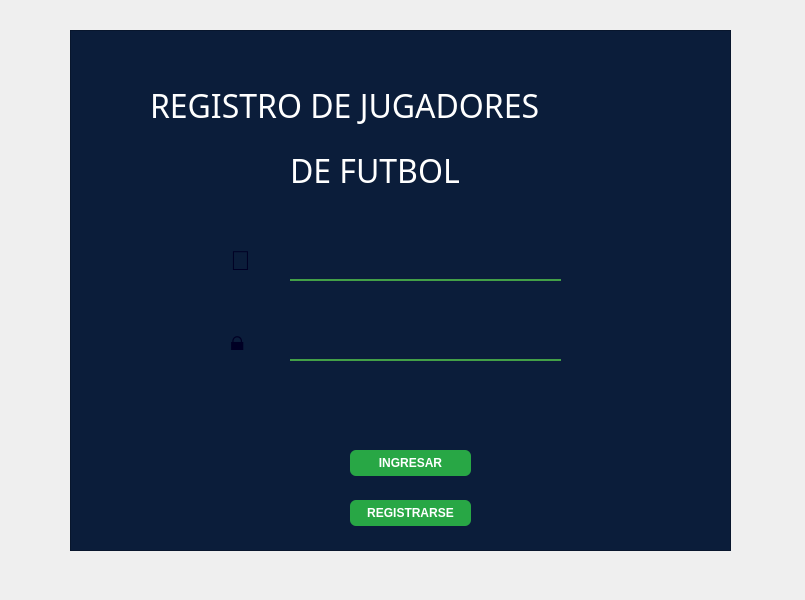
<?xml version="1.0" encoding="UTF-8"?>
<ui version="4.0">
 <class>Dialog</class>
 <widget class="QDialog" name="Dialog">
  <property name="geometry">
   <rect>
    <x>0</x>
    <y>0</y>
    <width>805</width>
    <height>600</height>
   </rect>
  </property>
  <property name="windowTitle">
   <string>Dialog</string>
  </property>
  <property name="styleSheet">
   <string notr="true">COLOR:rgb(0, 0, 36);</string>
  </property>
  <widget class="QTextBrowser" name="textBrowser">
   <property name="geometry">
    <rect>
     <x>70</x>
     <y>30</y>
     <width>661</width>
     <height>521</height>
    </rect>
   </property>
   <property name="styleSheet">
    <string notr="true">QWidget { background-color: #0b1d3a; /* fondo oscuro */ }
</string>
   </property>
  </widget>
  <widget class="QLabel" name="label">
   <property name="geometry">
    <rect>
     <x>230</x>
     <y>240</y>
     <width>49</width>
     <height>41</height>
    </rect>
   </property>
   <property name="font">
    <font>
     <pointsize>20</pointsize>
    </font>
   </property>
   <property name="text">
    <string>👤</string>
   </property>
  </widget>
  <widget class="QLabel" name="label_2">
   <property name="geometry">
    <rect>
     <x>230</x>
     <y>320</y>
     <width>49</width>
     <height>41</height>
    </rect>
   </property>
   <property name="font">
    <font>
     <pointsize>20</pointsize>
    </font>
   </property>
   <property name="text">
    <string>🔒</string>
   </property>
  </widget>
  <widget class="QLineEdit" name="lineEdit">
   <property name="geometry">
    <rect>
     <x>290</x>
     <y>260</y>
     <width>271</width>
     <height>21</height>
    </rect>
   </property>
   <property name="styleSheet">
    <string notr="true">QLineEdit { background: transparent; color: rgb(255, 255, 255); border: none; border-bottom: 2px solid #43a047; /* línea verde abajo */ padding: 6px; } QLineEdit:focus { border-bottom: 2px solid #66bb6a; }</string>
   </property>
  </widget>
  <widget class="QLineEdit" name="lineEdit_2">
   <property name="geometry">
    <rect>
     <x>290</x>
     <y>340</y>
     <width>271</width>
     <height>21</height>
    </rect>
   </property>
   <property name="styleSheet">
    <string notr="true">QLineEdit { background: transparent; color: #ffffff; border: none; border-bottom: 2px solid #43a047; /* línea verde abajo */ padding: 6px; } QLineEdit:focus { border-bottom: 2px solid #66bb6a; }</string>
   </property>
  </widget>
  <widget class="QPushButton" name="pushButton">
   <property name="geometry">
    <rect>
     <x>350</x>
     <y>450</y>
     <width>121</width>
     <height>26</height>
    </rect>
   </property>
   <property name="styleSheet">
    <string notr="true">QPushButton { background-color: #28a745; /* verde brillante */ color: #ffffff; border-radius: 6px; padding: 6px 12px; font-weight: bold; } QPushButton:hover { background-color: #34d058; /* verde más claro */ } QPushButton:pressed { background-color: #1f3b60; /* azul intermedio */ }</string>
   </property>
   <property name="text">
    <string>INGRESAR</string>
   </property>
  </widget>
  <widget class="QPushButton" name="pushButton_2">
   <property name="geometry">
    <rect>
     <x>350</x>
     <y>500</y>
     <width>121</width>
     <height>26</height>
    </rect>
   </property>
   <property name="styleSheet">
    <string notr="true">QPushButton { background-color: #28a745; /* verde brillante */ color: #ffffff; border-radius: 6px; padding: 6px 12px; font-weight: bold; } QPushButton:hover { background-color: #34d058; /* verde más claro */ } QPushButton:pressed { background-color: #1f3b60; /* azul intermedio */ }</string>
   </property>
   <property name="text">
    <string>REGISTRARSE</string>
   </property>
  </widget>
  <widget class="QLabel" name="label_3">
   <property name="geometry">
    <rect>
     <x>150</x>
     <y>80</y>
     <width>501</width>
     <height>51</height>
    </rect>
   </property>
   <property name="font">
    <font>
     <family>Sylfaen</family>
     <pointsize>24</pointsize>
    </font>
   </property>
   <property name="styleSheet">
    <string notr="true">COLOR:rgb(255, 255, 255)</string>
   </property>
   <property name="text">
    <string>REGISTRO DE JUGADORES </string>
   </property>
  </widget>
  <widget class="QLabel" name="label_4">
   <property name="geometry">
    <rect>
     <x>290</x>
     <y>150</y>
     <width>221</width>
     <height>41</height>
    </rect>
   </property>
   <property name="font">
    <font>
     <family>Sylfaen</family>
     <pointsize>24</pointsize>
    </font>
   </property>
   <property name="styleSheet">
    <string notr="true">COLOR:rgb(255, 255, 255)</string>
   </property>
   <property name="text">
    <string>DE FUTBOL</string>
   </property>
  </widget>
 </widget>
 <resources/>
 <connections/>
</ui>
